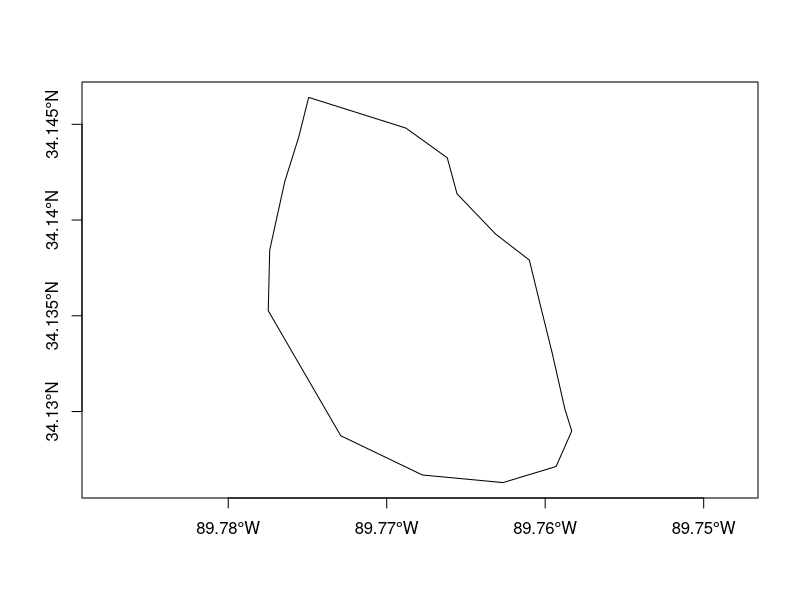
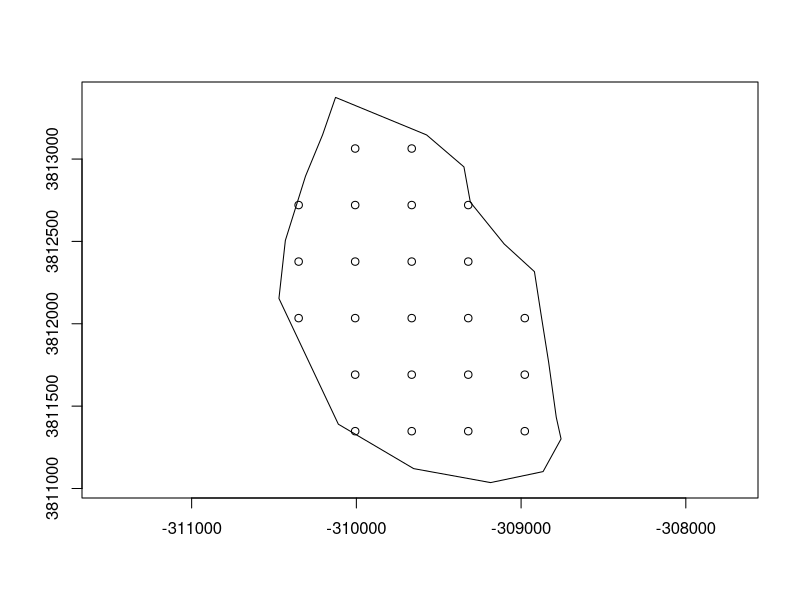

Recreate these plots in R, in order.
## ---- chunk 1
library(sp) 
## ---- chunk 2
xy<-matrix(c(	
	-89.77289828816011,34.12873397365311,
	-89.76774994101028,34.12668478124235,
	-89.76266944254215,34.12628818013323,
	-89.75931113396815,34.12712965948358,
	-89.75832500358763,34.12898146027732,
	-89.75875790900869,34.13012770412038,
	-89.75956198837545,34.13306528303878,
	-89.76032752522802,34.13562525651049,
	-89.76099817993331,34.13790799169687,
	-89.76312565910443,34.13926482932697, 
	-89.76556160304746,34.14136708399852,
	-89.76617598985348,34.14324607146693,
	-89.76878432735586,34.14479967335202,
	-89.77492333746093,34.14640413252697,
	-89.77555592736375,34.14431798895685,
	-89.77643367333054,34.14200220172483,
	-89.77738235493442,34.13842937845001,
	-89.77747288929112,34.13526043231848,
	-89.77289828816011,34.12873397365311),
		ncol=2, byrow=TRUE)	

## ---- chunk 3
xy[1,] ## first row
xy[nrow(xy),] ## last row
## ---- chunk 4
xy[1,] == xy[nrow(xy),]
## ---- chunk 5
xy<- Polygon(xy)
## ---- chunk 6
xy<- Polygons(list(Polygon(xy)), ID=1)
## ---- chunk 7
## MAKE THE COORDINATES INTO A POLYGON   
xy <- SpatialPolygons(list(xy),
	proj4string=CRS("+proj=longlat +datum=NAD83"))
## ---- chunk 8
plot(xy,axes=TRUE)
## ---- chunk 9
xy_utm<-spTransform(xy, 
    CRS("+proj=utm +zone=17 +datum=NAD83"))
## ---- chunk 10
xy.points.reg <- spsample(xy_utm, n = 23, type = "regular") # n is sample size
## ---- chunk 11
plot(xy_utm,axes=TRUE)
points(xy.points.reg)
## ---- chunk 12
xy.points.reg
